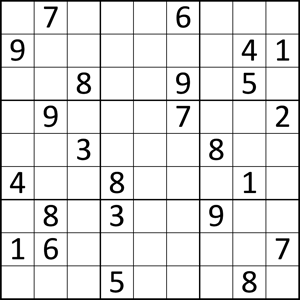
#> input picture sudoku_4.png, 300 x 300 px
$ python sudoku.py
#> lines starting #> are read from the running program, lines starting #| are printed output that depends on the picture; after the words box and inside, x2 and y2 are one past the last pixel; in counts of white or black regions, pixels touching at a corner belong together
import pylab as pl
import numpy as np
import math
import Image
import pytesseract
from matplotlib import pyplot as plt
import cv2


SUDOKU_SIZE= 9


#Read Original Image Through WebCam
sudoku_original = cv2.imread('sudoku_4.png')
#> sudoku_original is the input picture: shape (300, 300, 3); min 0, max 255, mean 228.8

#Display Image On To Screen
  #cv2.imshow('Sudoku-2',sudoku_original)

#Convert Into Gray Scale From RGB Because Processing Of Image Is Done Only On Gray-Scale Images
sudoku_gray = cv2.cvtColor(sudoku_original,cv2.COLOR_BGR2GRAY)

#Detect The Lines (Edge Detection) - Adaptive Thresold Method
#The arguments for adaptiveThrehold Method Are Details Like Threshold Type , Size Of Pixel Neighbourhood etc.  (No need for us as of now)
sudoku_edge = cv2.adaptiveThreshold(sudoku_gray,255,1,1,15,9)
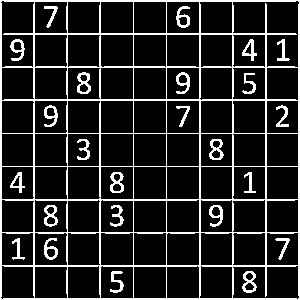
#> sudoku_edge: shape (300, 300); 14.9% white in thin lines or dots

#Display Edge Detected Image
cv2.imshow('EdgeDetected-Sudoku',sudoku_edge)

#sudoku representation
sudoku = np.zeros((9,9))


#Below Code Is To Plot All The Grids Individually


x = 0
y = 0
'''
for i in range(9):
	y=0
	for j in range(9):
		cv2.imwrite('number.jpg',sudoku_edge[x:x+33,y+33])
		num = pytesseract.image_to_string(Image.open('number.jpg'))
		print num
		y = y+33
	x=x+33
'''


cv2.waitKey(0)
cv2.destroyAllWindows()

$ run again, with sudoku_1.png copied over sudoku_4.png
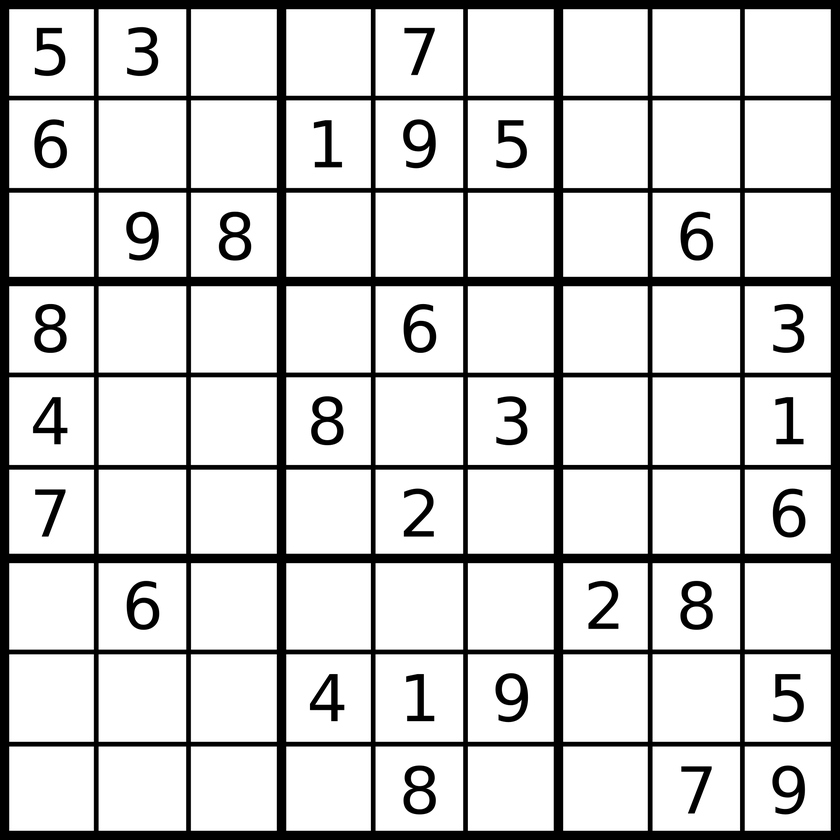
#> input picture sudoku_1.png, 840 x 840 px, shrunk from 2000 x 2000 before the run
#> sudoku_original is the input picture: shape (840, 840, 3); min 0, max 255, mean 210
#> `sudoku_edge = cv2.adaptiveThreshold(sudoku_gray,255,1,1,15,9)`:
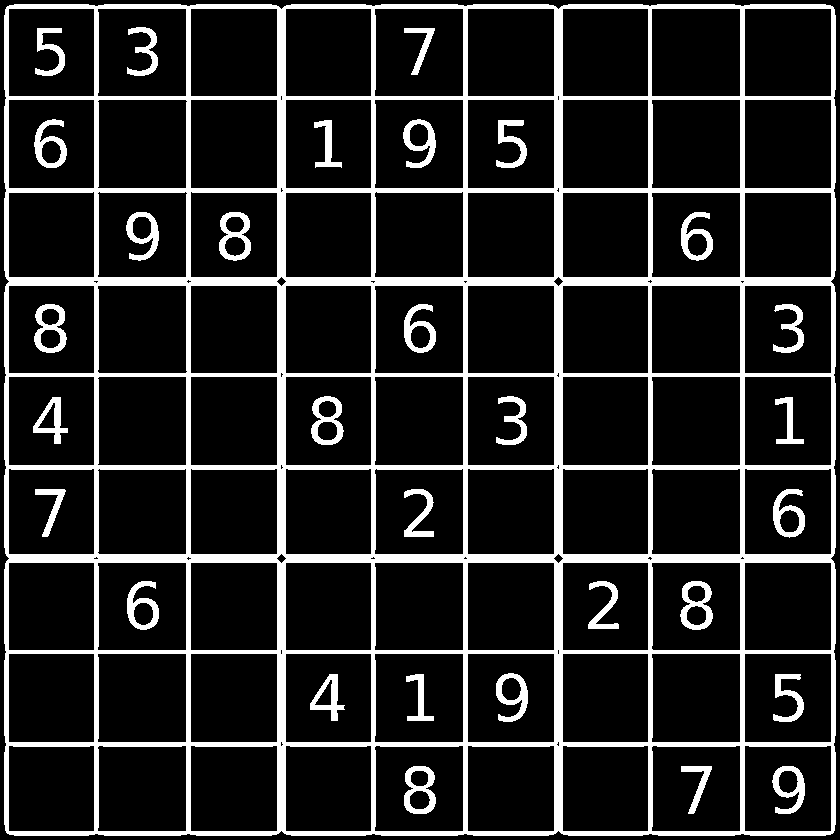
#> sudoku_edge: shape (840, 840); 15.3% white; 31 white regions, largest, box (x1, y1, x2, y2) and area: (4, 4, 836, 836) 89239, (34, 304, 67, 353) 766, (680, 581, 713, 630) 765

$ run again, with sudoku-2.png copied over sudoku_4.png
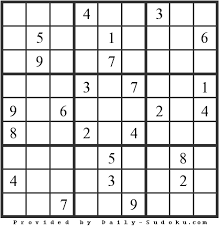
#> input picture sudoku-2.png, 221 x 228 px
#> sudoku_original is the input picture: shape (228, 221, 3); min 0, max 255, mean 218.1
#> `sudoku_edge = cv2.adaptiveThreshold(sudoku_gray,255,1,1,15,9)`:
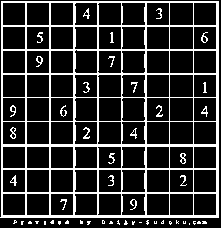
#> sudoku_edge: shape (228, 221); 18.5% white in thin lines or dots
